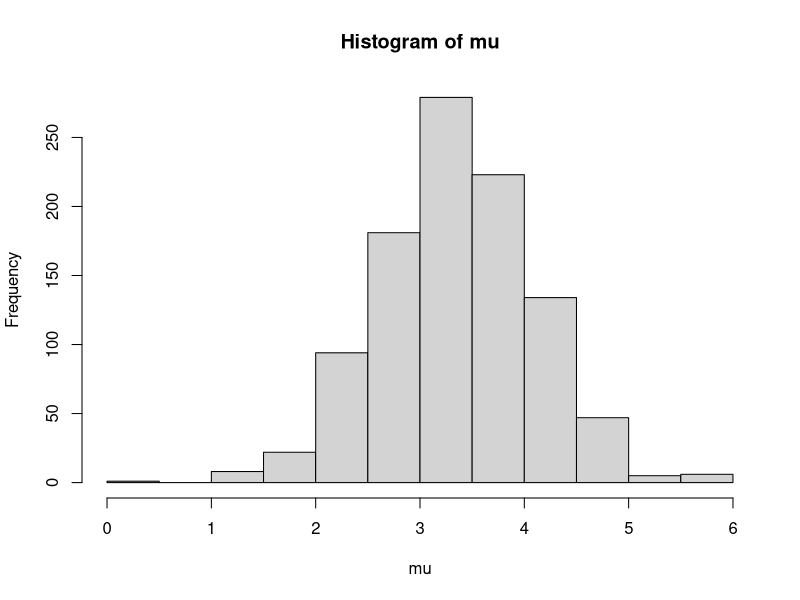
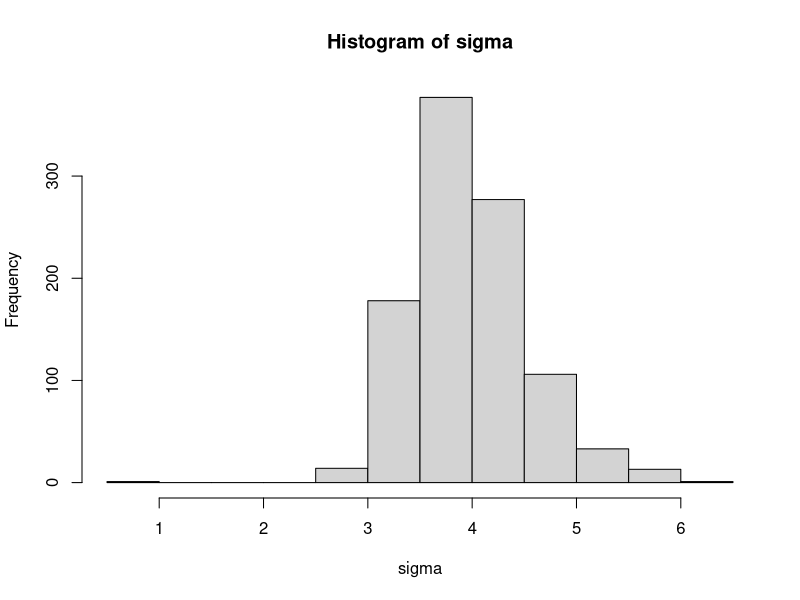
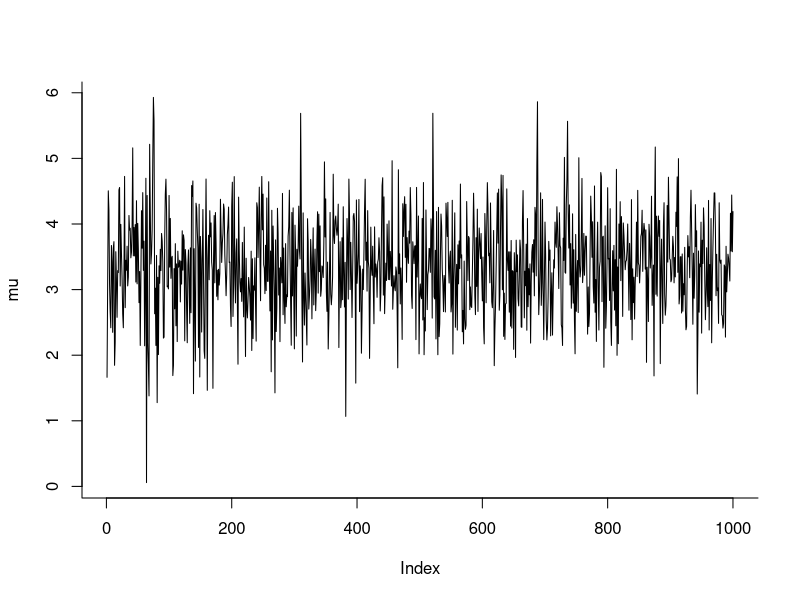
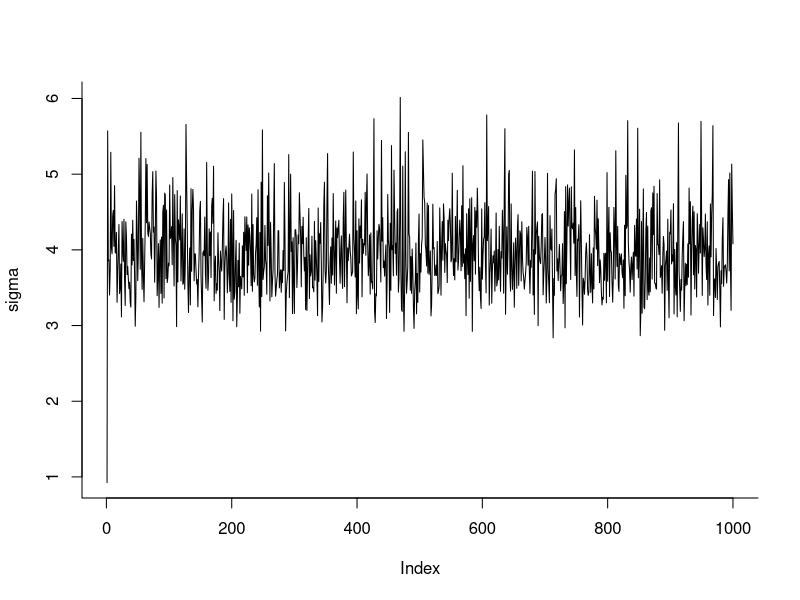
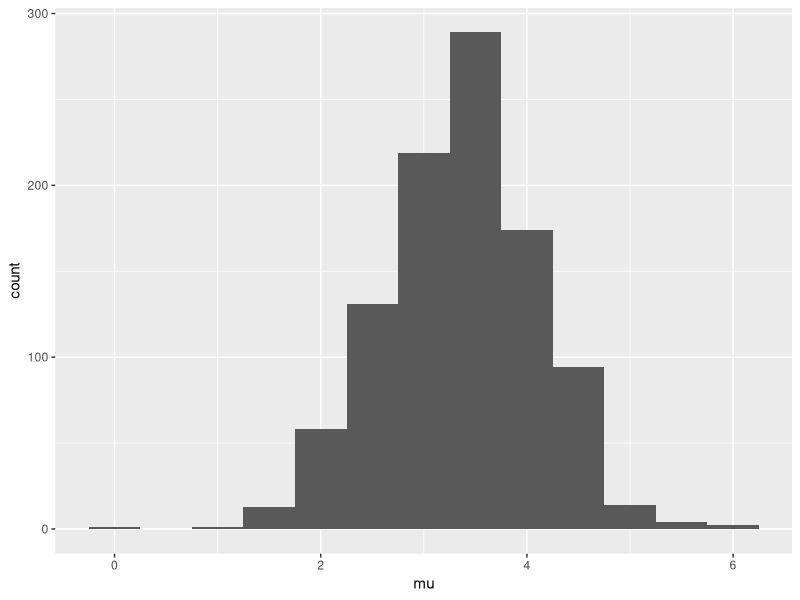
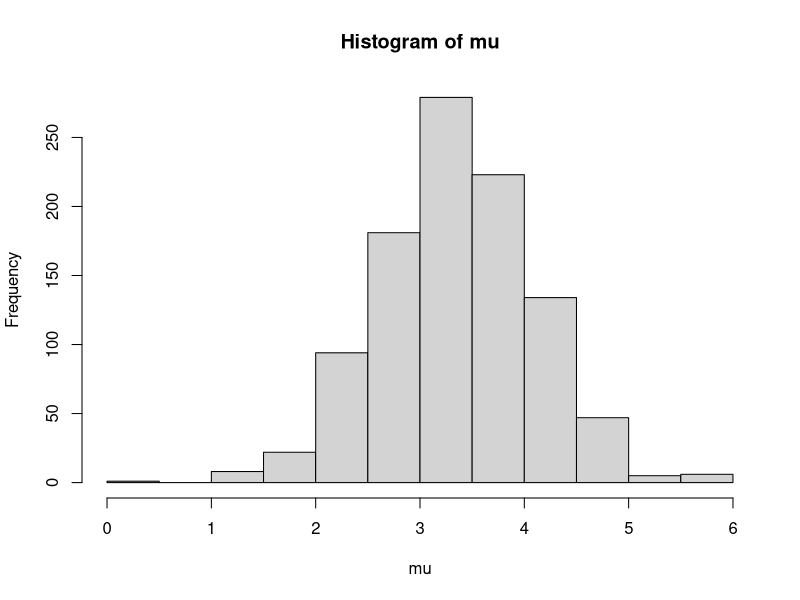
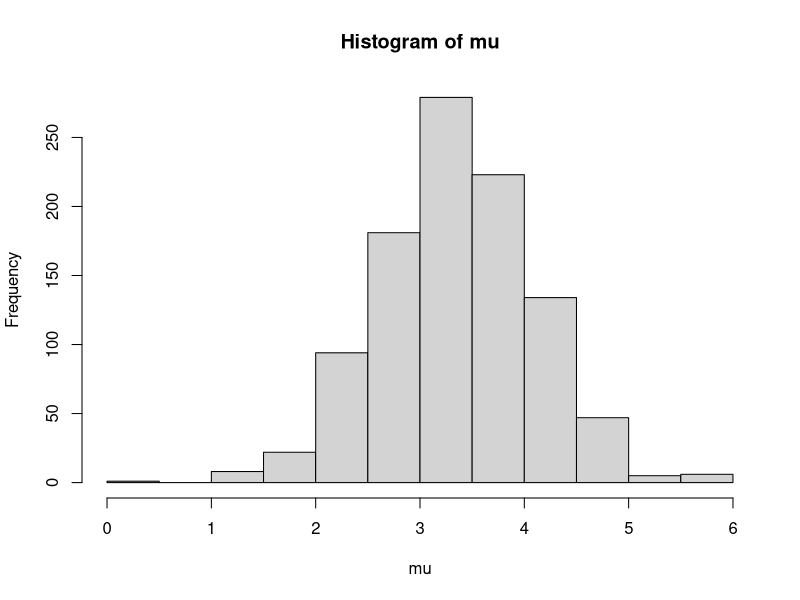
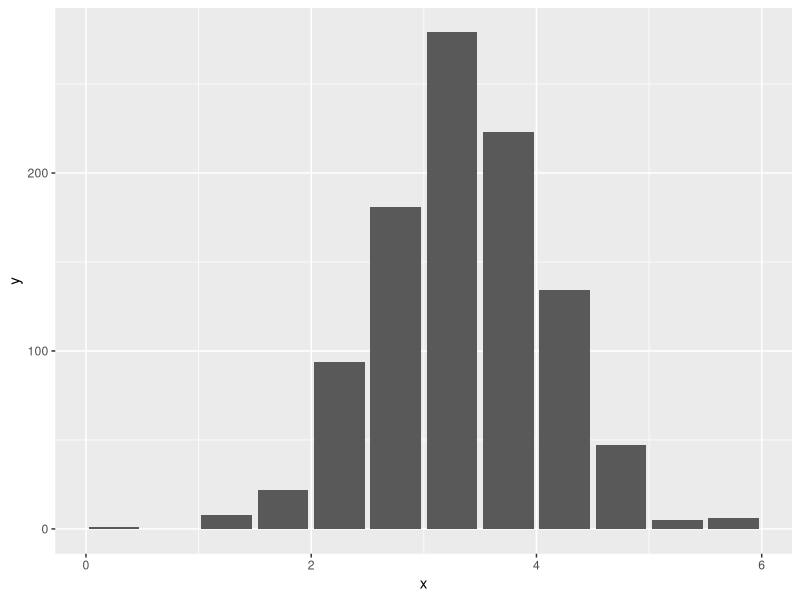

These charts were generated, in order, by the following R code:
# This can be used to allow for variable dates and other variables in the YAML
library(tidyverse)

# Vector of observed data
y = c(1.2697,7.7637,2.2532,3.4557,4.1776,6.4320,-3.6623,7.7567,5.9032,
7.2671,-2.3447,8.0160,3.5013,2.8495,0.6467,3.2371,5.8573,-3.3749,
4.1507,4.3092,11.7327,2.6174,9.4942,-2.7639,-1.5859,3.6986,2.4544,
-0.3294,0.2329,5.2846)

# "Hyper-parameters" (ie parameters for the prior distributions)
mu_0 = 0
sigma2_0 = 10000
alpha_0 = 0.01
beta_0 = 0.01

# Sample size and sample mean of the data
n = length(y)
ybar = mean(y)

# Sets the "seed" (for reproducibility). With this command, you will
# *always* get the exact same output
set.seed(13)
# Initialises the parameters
mu = tau = numeric()
sigma2 = 1/tau
mu[1] = rnorm(1,0,3)
tau[1] = runif(1,0,3)
sigma2[1] = 1/tau[1]

# Sets the number of iterations (nsim)
nsim = 1000
# Loops over to sequentially update the parameters
for (i in 2:nsim) {
  # 1. Updates the sd of the full conditional for mu
  sigma_1 = sqrt(1/(1/sigma2_0 + n/sigma2[i-1]))
  # 2. Updates the mean of the full conditional for mu
  mu_1 = (mu_0/sigma2_0 + n*ybar/sigma2[i-1])*sigma_1^2
  # 3. Samples from the updated full conditional for mu
  mu[i] = rnorm(1,mu_1,sigma_1)
  
  # 4. Updates the 1st parameter of the full conditional for tau
  alpha_1 = alpha_0+n/2
  # 5. Updates the 2nd parameter of the full conditional for tau
  beta_1 = beta_0 + sum((y-mu[i])^2)/2
  # 6. Samples from the updated full conditional for tau
  tau[i] = rgamma(1,alpha_1,beta_1)
  # 7. Re-scales the sampled value on the variance scale
  sigma2[i] = 1/tau[i]
}
sigma = sqrt(sigma2)

# Histograms from the posterior distributions
hist(mu)
hist(sigma)

# Traceplots
plot(mu,t="l",bty="l")
plot(sigma,t="l",bty="l")



# Plots using tidyverse
tibble(iter=1:nsim,mu=mu,sigma=sigma) %>% ggplot(aes(mu)) + geom_histogram(binwidth = .5)
tibble(x=hist(mu)$mids,y=hist(mu)$counts) %>% ggplot(aes(x,y))+geom_bar(stat="identity")
tibble(iter=1:nsim,mu=mu,sigma=sigma) %>% ggplot(aes(sigma)) + geom_histogram(binwidth = .5) +
  theme_bw()
tibble(x=hist(sigma)$mids,y=hist(sigma)$counts) %>% ggplot(aes(x,y))+geom_bar(stat="identity")
tibble(iter=1:nsim,mu=mu,sigma=sigma) %>% ggplot(aes(iter,mu)) + geom_line() + 
  labs(title="Traceplot for mu")
tibble(iter=1:nsim,mu=mu,sigma=sigma) %>% ggplot(aes(iter,sigma)) + 
  geom_line() + labs(title="Traceplot for sigma")

# Now can add the contour plot of the underlying distribution
theta <- c(mean(mu),mean(sqrt(sigma2)))
s <- c(var(mu),var(sqrt(sigma2)))
rho <- cor(mu,sqrt(sigma2))
ins <- c(-10,10)
x1 <- seq(theta[1]-abs(ins[1]),theta[1]+abs(ins[1]),length.out=1000)
x2 <- seq(theta[2]-abs(ins[2]),theta[2]+abs(ins[2]),length.out=1000)
all <- expand.grid(mu=x1, sigma=x2)
Sigma<-matrix(c(s[1], s[1]*s[2]*rho, s[1]*s[2]*rho, s[2]), nrow=2, ncol=2)
q.samp <- cbind(all, prob = mvtnorm::dmvnorm(all, mean = theta, sigma = Sigma))

tibble(iter=1:nsim,mu=mu,sigma=sigma) %>% mutate(xend=lag(mu),yend=lag(sigma)) %>% 
  filter(iter<22) %>% ggplot(aes(mu,sigma)) + geom_contour(data=q.samp, aes(x=mu, y=sigma, z=prob)) +
  coord_fixed(xlim = c(0, 5), ylim = c(0,6), ratio = 1) +
  geom_segment(aes(x=xend,y=yend,xend=mu,yend=yend), arrow = arrow(length=unit(0.2,"cm"), ends="last", type = "closed"), linetype=1,col="grey") + 
  geom_segment(aes(x=mu,y=yend,xend=mu,yend=sigma), arrow = arrow(length=unit(0.2,"cm"), ends="last", type = "closed"), linetype=1,col="grey") + 
  geom_point(col="black",size=1.2) + 
  ggrepel::geom_text_repel(aes(label=iter-1),size=5) + 
  theme_bw() + labs(title="Gibbs sampling moves")
